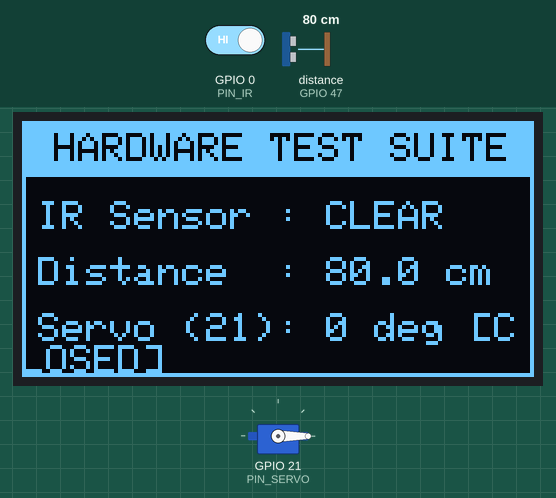
A sketch run on a simulated ESP32. Shown: 128×64 one-colour display, servo. Wiring (inferred from the names in the program): ultrasonic range finder: trigger GPIO 14; echo GPIO 47. Inputs (shaded band) come from the test bench; at power-on: GPIO 0 (PIN_IR) HIGH, distance to the obstacle (sensor on GPIO 47) 80 cm. The echo pulse lasts 58.3 µs per cm; what the sketch prints to the serial monitor is not drawn.

Above: at 2.7 s.
2.8 s: GPIO 0 (PIN_IR) driven LOW
At 4.0 s:
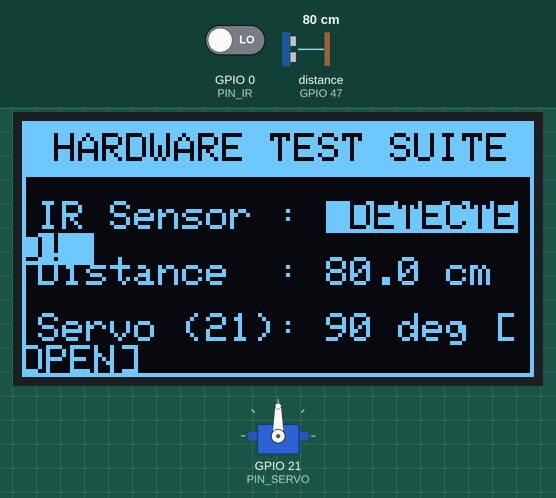
4.3 s: GPIO 0 (PIN_IR) driven HIGH
At 5.0 s:
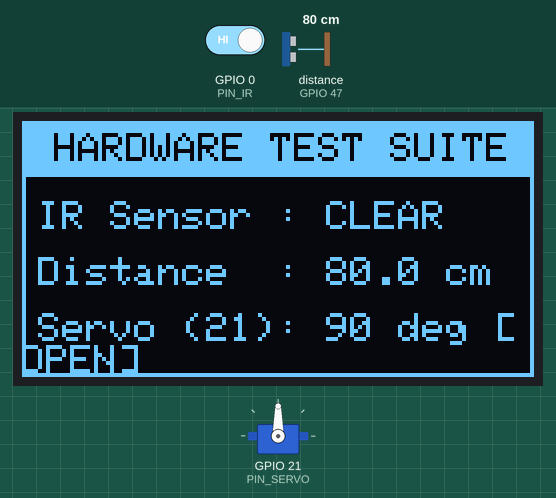
7.3 s: distance to the obstacle (sensor on GPIO 47) set to 2 cm
At 8.5 s:
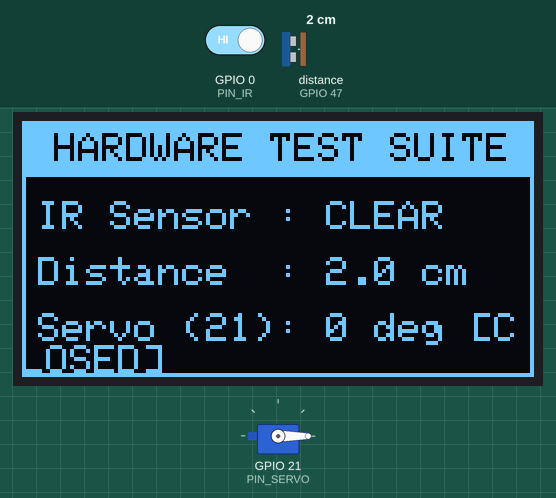
8.9 s: distance to the obstacle (sensor on GPIO 47) set to 4 cm
At 9.8 s:
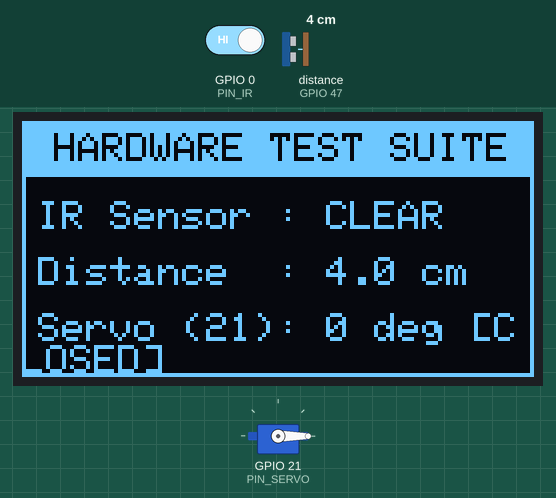
10.5 s: distance to the obstacle (sensor on GPIO 47) set to 9 cm
At 11.0 s:
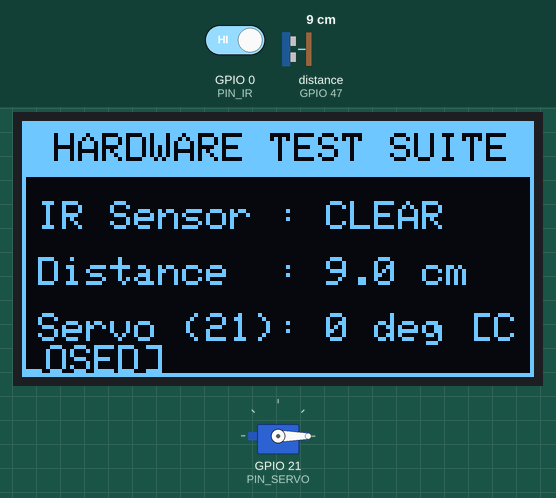
Timing chart, 0 to 13.1 s (numbered marks = the images above; inputs shaded):
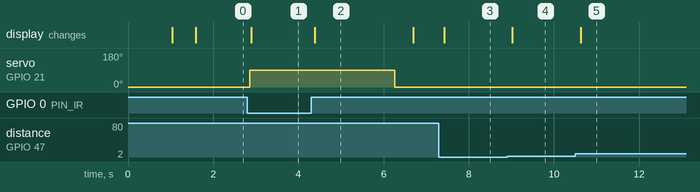

Measured:
- after the input at 2.8 s, servo on GPIO 21 (PIN_SERVO): 0° → 90° after 0.06 s; the display: changes after 0.10 s (image 1)
- after the input at 4.3 s, servo on GPIO 21 (PIN_SERVO): 90° → 0° after 2.0 s; the display: changes after 0.09 s (image 2)
- after the input at 7.3 s, the display: changes after 0.12 s (image 3)
- after the input at 8.9 s, the display: changes after 0.13 s (image 4)
- after the input at 10.5 s, the display: changes after 0.12 s (image 5)
- what the display in image 2 shows lasts 2.3 s, from 4.4 s to 6.7 s

The sketch:

05_single_component_test.ino
```cpp
/*
 * ==================================================================================
 * Hardware Diagnostic: Single Component Test (Servo + IR + Ultrasonic + OLED)
 * ทดสอบฮาร์ดแวร์ 3 ชิ้นอย่างละ 1 ตัว: เซอร์โว 1 ตัว, IR 1 ตัว, Ultrasonic 1 ตัว
 * ==================================================================================
 * พินที่ใช้:
 * - Servo 1       : GPIO 21 (PWM)
 * - IR FC-51      : GPIO 0  (Active LOW)
 * - HC-SR04 Trig  : GPIO 14 (Output)
 * - HC-SR04 Echo  : GPIO 47 (Input)
 * - OLED SDA / SCL: GPIO 1 / GPIO 2 (I2C)
 */

#include <Arduino.h>
#include <ESP32Servo.h>
#include <Wire.h>
#include <Adafruit_GFX.h>
#include <Adafruit_SSD1306.h>

#define SCREEN_WIDTH 128
#define SCREEN_HEIGHT 64
Adafruit_SSD1306 display(SCREEN_WIDTH, SCREEN_HEIGHT, &Wire, -1);
bool oledFound = false;

#define PIN_SERVO     21
#define PIN_IR        0
#define PIN_TRIG      14
#define PIN_ECHO      47

Servo testServo;
int servoAngle = 0;
unsigned long lastMeasureTime = 0;
unsigned long lastActionTime = 0;
bool irTriggered = false;
float currentDistance = 0.0;

float readUltrasonic() {
  digitalWrite(PIN_TRIG, LOW);
  delayMicroseconds(2);
  digitalWrite(PIN_TRIG, HIGH);
  delayMicroseconds(10);
  digitalWrite(PIN_TRIG, LOW);

  long duration = pulseIn(PIN_ECHO, HIGH, 30000); // timeout 30ms (~5 เมตร)
  if (duration == 0) return -1.0; // วัดไม่ได้ / เกินระยะ

  float distanceCm = (duration * 0.0343) / 2.0;
  return distanceCm;
}

void updateOled(float dist, bool irDetected, int angle) {
  if (!oledFound) return;
  display.clearDisplay();

  // แถบหัวเรื่อง
  display.fillRect(0, 0, 128, 14, SSD1306_WHITE);
  display.setTextColor(SSD1306_BLACK);
  display.setTextSize(1);
  display.setCursor(8, 3);
  display.println("HARDWARE TEST SUITE");

  // แสดงผลค่า IR
  display.setTextColor(SSD1306_WHITE);
  display.setTextSize(1);
  display.setCursor(4, 20);
  display.print("IR Sensor : ");
  if (irDetected) {
    display.setTextColor(SSD1306_BLACK, SSD1306_WHITE);
    display.println(" DETECTED! ");
    display.setTextColor(SSD1306_WHITE);
  } else {
    display.println("CLEAR");
  }

  // แสดงผลค่าระยะ Ultrasonic
  display.setCursor(4, 34);
  display.print("Distance  : ");
  if (dist > 0) {
    display.printf("%.1f cm", dist);
  } else {
    display.print("Out of range");
  }

  // แสดงผลสถานะเซอร์โว
  display.setCursor(4, 48);
  display.print("Servo (21): ");
  display.printf("%d deg ", angle);
  if (angle > 45) {
    display.print("[OPEN]");
  } else {
    display.print("[CLOSED]");
  }

  display.drawRect(0, 0, 128, 64, SSD1306_WHITE);
  display.display();
}

void setup() {
  Serial.begin(115200);
  delay(1000);

  Serial.println("\n========================================================");
  Serial.println("  HARDWARE DIAGNOSTIC: SERVO + IR + ULTRASONIC TEST     ");
  Serial.println("========================================================");

  pinMode(PIN_IR, INPUT_PULLUP);
  pinMode(PIN_TRIG, OUTPUT);
  pinMode(PIN_ECHO, INPUT);

  Wire.begin(1, 2);
  if (display.begin(SSD1306_SWITCHCAPVCC, 0x3C)) {
    oledFound = true;
    Serial.println("[OLED] ตรวจพบจอ 0.96 นิ้ว (0x3C)");
  }

  // ทดสอบขยับเซอร์โวเบื้องต้น
  testServo.attach(PIN_SERVO);
  testServo.write(0);
  delay(500);
  testServo.detach();

  Serial.println("[SYSTEM READY] วางมือหน้าเซนเซอร์ IR หรือ Ultrasonic เพื่อทดสอบ");
  Serial.println("  -> เมื่อ IR ตรวจพบวัตถุ เซอร์โวจะหมุนเปิด 90 องศาอัตโนมัติ!");
}

void loop() {
  unsigned long now = millis();

  // อ่านค่าทุก 100ms
  if (now - lastMeasureTime >= 100) {
    lastMeasureTime = now;

    // อ่านค่า IR (Active LOW: ค่า 0 = มีวัตถุบัง)
    irTriggered = (digitalRead(PIN_IR) == LOW);

    // อ่านค่าระยะ Ultrasonic
    currentDistance = readUltrasonic();

    // ควบคุมเซอร์โวสัมพันธ์กับ IR
    if (irTriggered) {
      if (servoAngle != 90) {
        servoAngle = 90;
        testServo.attach(PIN_SERVO);
        testServo.write(90);
        Serial.println("\n>>> [IR TRIGGERED] ตรวจพบวัตถุ! -> เซอร์โวหมุนไปที่ 90 องศา (เปิดฝา)");
      }
      lastActionTime = now;
    } else {
      // เมื่อเอามือออกครบ 2 วินาที ให้ปิดกลับ
      if (servoAngle == 90 && (now - lastActionTime >= 2000)) {
        servoAngle = 0;
        testServo.write(0);
        delay(400);
        testServo.detach();
        Serial.println(">>> [AUTO CLOSE] วัตถุพ้นระยะ -> เซอร์โวหมุนกลับ 0 องศา (ปิดฝา)\n");
      }
    }

    // อัปเดตหน้าจอ OLED
    updateOled(currentDistance, irTriggered, servoAngle);
  }

  // พิมพ์ลง Serial ทุกๆ 1 วินาที
  static unsigned long lastSerialPrint = 0;
  if (now - lastSerialPrint >= 1000) {
    lastSerialPrint = now;
    Serial.printf("[DIAGNOSTIC] IR: %s | Dist: %.1f cm | Servo: %d deg\n",
                  irTriggered ? "DETECTED" : "CLEAR",
                  currentDistance,
                  servoAngle);
  }
}
```
